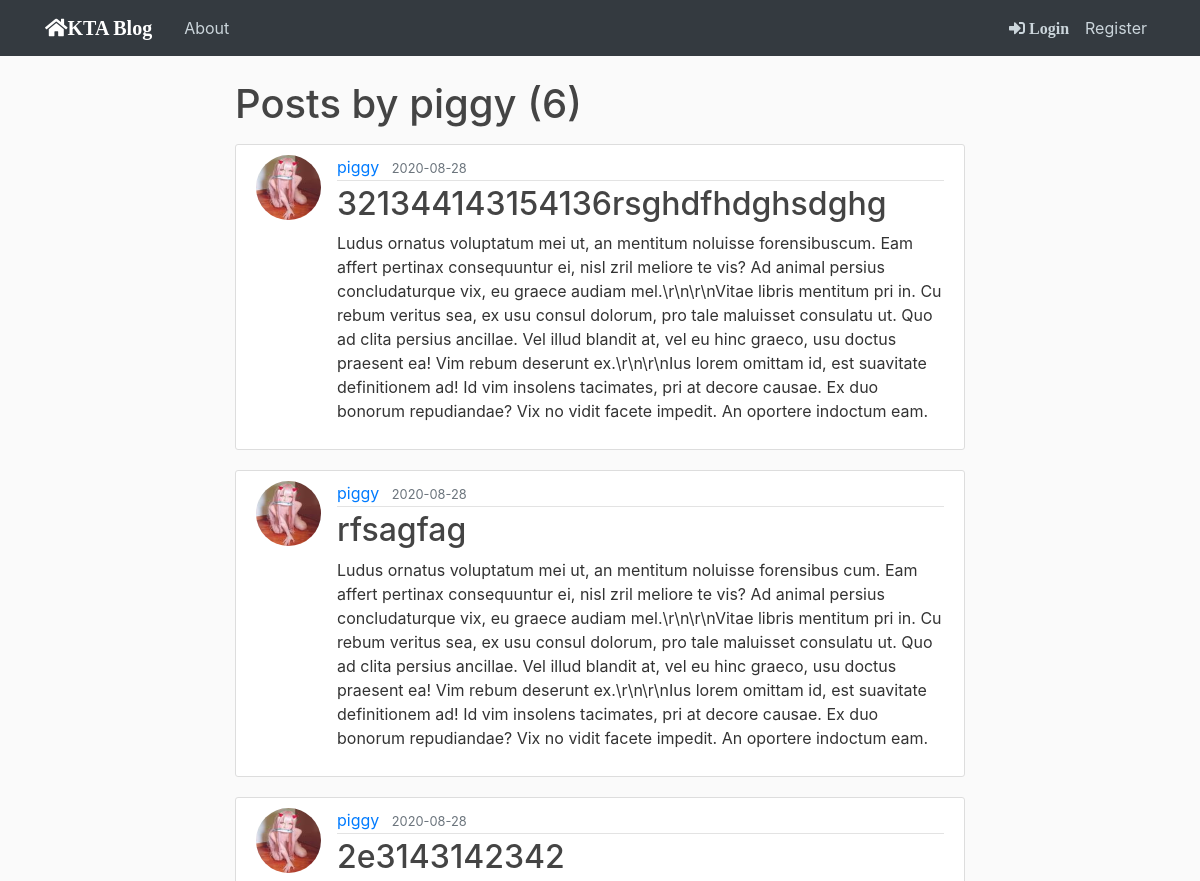
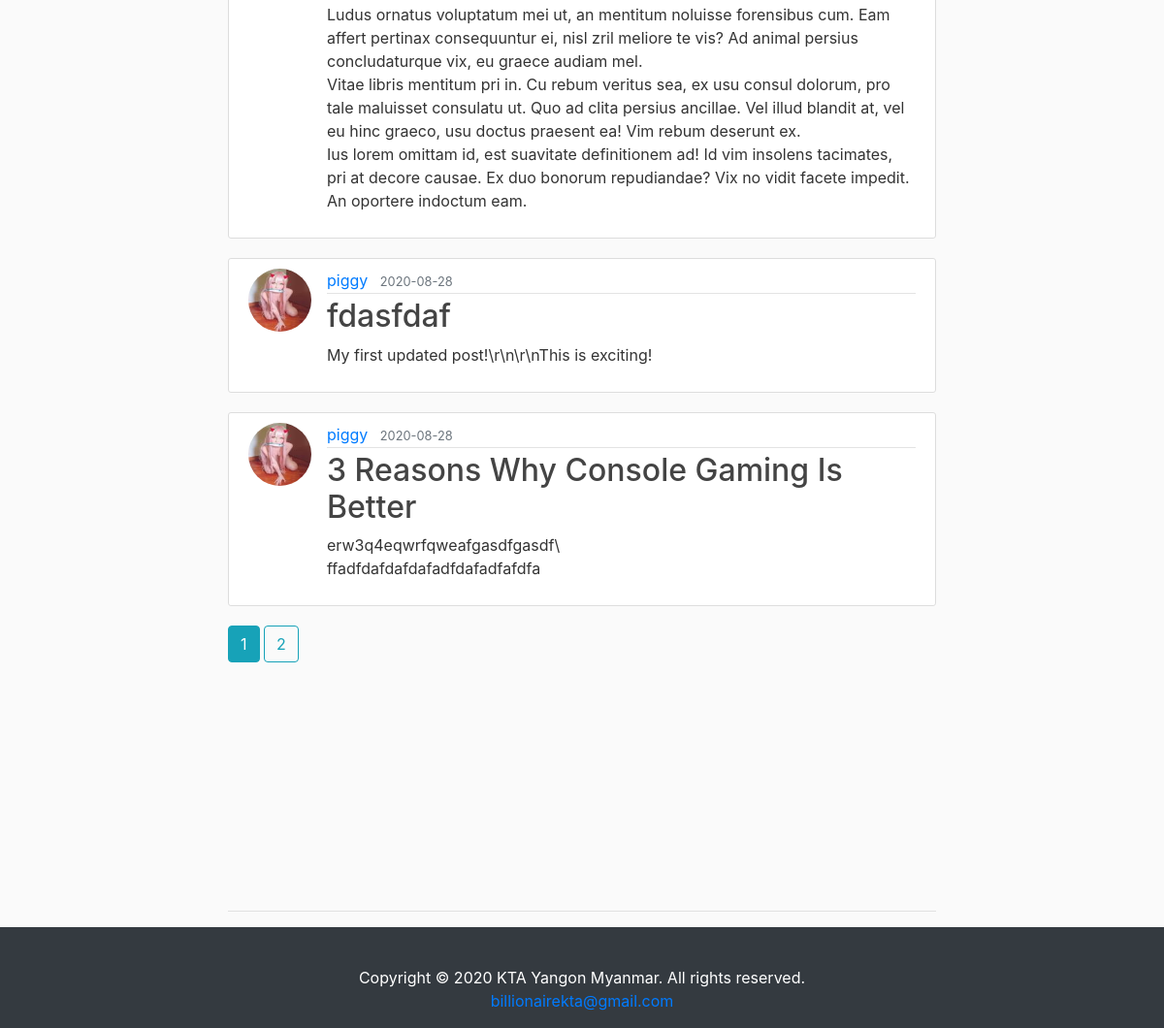
The app's page /user/piggy with its own data (2 pictures, top to bottom).
### flaskblog/model.py (models this page shows, shortened)
class User(db.Model, UserMixin):
    id = db.Column(db.Integer, primary_key=True)
    username = db.Column(db.String(20), unique=True, nullable=False)
    email = db.Column(db.String(120), unique=True, nullable=False)
    image_file = db.Column(db.String(20), nullable=False, default='default.jpg')
    password = db.Column(db.String(60), nullable=False)
    posts = db.relationship('Post', backref='author', lazy=True)

class Post(db.Model):
    id = db.Column(db.Integer, primary_key=True)
    title = db.Column(db.String(100), nullable=False)
    date_posted = db.Column(db.DateTime, nullable=False, default=datetime.utcnow)
    content = db.Column(db.Text, nullable=False)
    user_id = db.Column(db.Integer, db.ForeignKey('user.id'), nullable=False)

### flaskblog/users/route.py (the view)
@users.route('/user/<string:username>')
def user_posts(username):
    page = request.args.get('page', 1, type=int)
    user = User.query.filter_by(username=username).first_or_404()
    posts = Post.query.filter_by(author=user)\
        .order_by(Post.date_posted.desc())\
        .paginate(page=page, per_page=5)
    return render_template('user_posts.html', posts=posts, user=user)

### flaskblog/templates/user_posts.html
{% extends "base.html" %}
{% block body %}
    <h1 class="mb-3">Posts by {{ user.username }} ({{ posts.total }})</h1>
    {% for post in posts.items %}
        <article class="media content-section">
          <img class="rounded-circle article-img" src="{{ url_for('static', filename='profile_pics/' + post.author.image_file) }}">
          <div class="media-body">
            <div class="article-metadata">
              <a class="mr-2" href="{{ url_for('users.user_posts', username=post.author.username) }}">{{ post.author.username }}</a>
              <small class="text-muted">{{ post.date_posted.strftime('%Y-%m-%d') }}</small>
            </div>
            <h2><a class="article-title" href="{{ url_for('posts.post', post_id=post.id) }}">{{ post.title }}</a></h2>
            <p class="article-content">{{ post.content }}</p>
          </div>
        </article>
    {% endfor %}
    {% for page_num in posts.iter_pages(left_edge=1, right_edge=1, left_current=1, right_current=2) %}
      {% if page_num %}
        {% if posts.page == page_num %}
          <a class="btn btn-info mb-4" href="{{ url_for('users.user_posts', username=user.username, page=page_num) }}">{{ page_num }}</a>
        {% else %}
          <a class="btn btn-outline-info mb-4" href="{{ url_for('users.user_posts', username=user.username, page=page_num) }}">{{ page_num }}</a>
        {% endif %}
      {% else %}
        .....
      {% endif %}
    {% endfor %}
    <br>
    <br>
    <br>
    <br>
    <br>
    <br>
    <br>
    <br>
<br>
<br>
<hr>
{% endblock %}

### flaskblog/static/main.css (style rules this page uses)
body { background: #fafafa; color: #333333; margin-top: 5rem; }
h1, h2, h3, h4, h5, h6 { color: #444444; }
.content-section { background: #ffffff; padding: 10px 20px; border: 1px solid #dddddd; border-radius: 3px; margin-bottom: 20px; }
.article-title { color: #444444; }
.article-content { white-space: pre-line; }
.article-img { height: 65px; width: 65px; margin-right: 16px; }
.article-metadata { padding-bottom: 1px; margin-bottom: 4px; border-bottom: 1px solid #e3e3e3 }

### records on screen
User: username "piggy"
Post: image_file (picture), author.username "piggy", date_posted "2020-08-28", title "321344143154136rsghdfhdghsdghg", content "Ludus ornatus voluptatum mei ut, an mentitum noluisse forensibuscum. Eam affert pertinax consequuntur ei, nisl zril meliore te vis? Ad animal persius concludaturque vix, eu graece audiam mel.\\r\\n\\r\\nVitae libris mentitum pri in. Cu rebum veritus sea, ex usu consul dolorum, pro tale maluisset consulatu ut. Quo ad clita persius ancillae. Vel illud blandit at, vel eu hinc graeco, usu doctus praesent ea! Vim rebum deserunt ex.\\r\\n\\r\\nIus lorem omittam id, est suavitate definitionem ad! Id vim insolens tacimates, pri at decore causae. Ex duo bonorum repudiandae? Vix no vidit facete impedit. An oportere indoctum eam."
Post: image_file (picture), author.username "piggy", date_posted "2020-08-28", title "rfsagfag", content "Ludus ornatus voluptatum mei ut, an mentitum noluisse forensibus cum. Eam affert pertinax consequuntur ei, nisl zril meliore te vis? Ad animal persius concludaturque vix, eu graece audiam mel.\\r\\n\\r\\nVitae libris mentitum pri in. Cu rebum veritus sea, ex usu consul dolorum, pro tale maluisset consulatu ut. Quo ad clita persius ancillae. Vel illud blandit at, vel eu hinc graeco, usu doctus praesent ea! Vim rebum deserunt ex.\\r\\n\\r\\nIus lorem omittam id, est suavitate definitionem ad! Id vim insolens tacimates, pri at decore causae. Ex duo bonorum repudiandae? Vix no vidit facete impedit. An oportere indoctum eam."
Post: image_file (picture), author.username "piggy", date_posted "2020-08-28", title "2e3143142342", content "Ludus ornatus voluptatum mei ut, an mentitum noluisse forensibus cum. Eam affert pertinax consequuntur ei, nisl zril meliore te vis? Ad animal persius concludaturque vix, eu graece audiam mel. Vitae libris mentitum pri in. Cu rebum veritus sea, ex usu consul dolorum, pro tale maluisset consulatu ut. Quo ad clita persius ancillae. Vel illud blandit at, vel eu hinc graeco, usu doctus praesent ea! Vim rebum deserunt ex. Ius lorem omittam id, est suavitate definitionem ad! Id vim insolens tacimates, pri at decore causae. Ex duo bonorum repudiandae? Vix no vidit facete impedit. An oportere indoctum eam."
Post: image_file (picture), author.username "piggy", date_posted "2020-08-28", title "fdasfdaf", content "My first updated post!\\r\\n\\r\\nThis is exciting!"
Post: image_file (picture), author.username "piggy", date_posted "2020-08-28", title "3 Reasons Why Console Gaming Is Better", content "erw3q4eqwrfqweafgasdfgasdf\\ ffadfdafdafdafadfdafadfafdfa"

### other values on screen
{{ posts.total }} "6"
{{ page_num }} "1"
{{ page_num }} "2"
